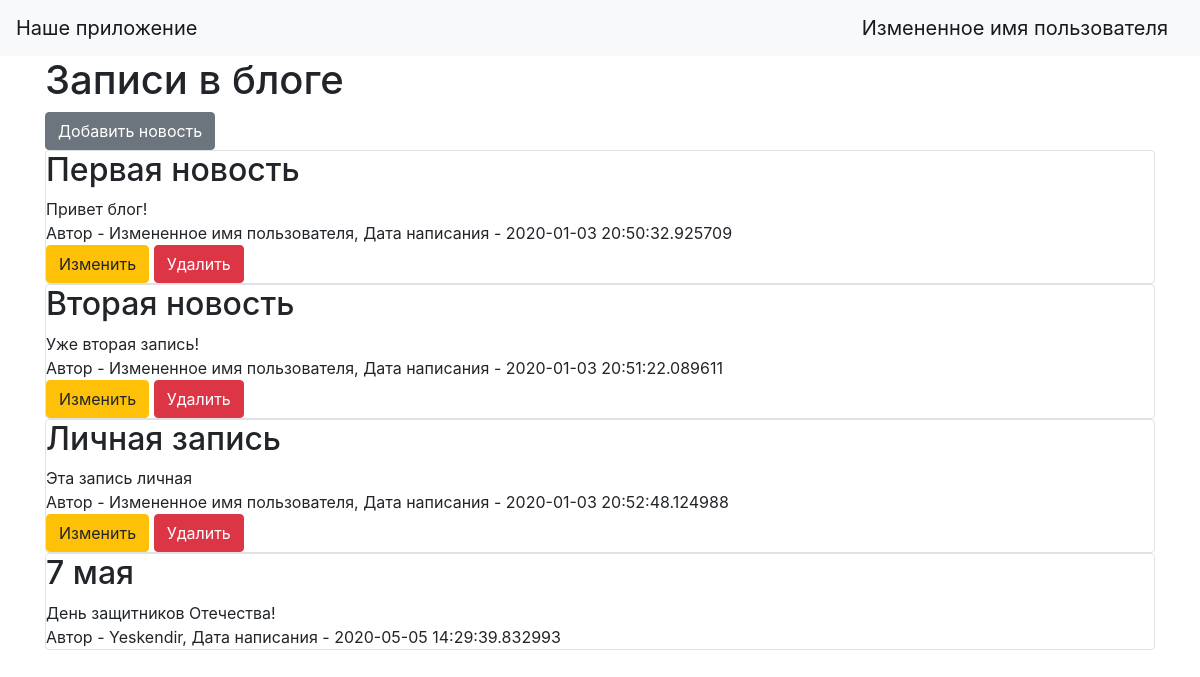
The page / (signed in) on the database its author committed.
### data/users.py (models this page shows, shortened)
class User(SqlAlchemyBase, UserMixin):
    __tablename__ = 'users'
    id = sqlalchemy.Column(sqlalchemy.Integer, primary_key=True, autoincrement=True)
    name = sqlalchemy.Column(sqlalchemy.String, nullable=True)
    about = sqlalchemy.Column(sqlalchemy.String, nullable=True)
    email = sqlalchemy.Column(sqlalchemy.String, index=True, unique=True, nullable=True)
    hashed_password = sqlalchemy.Column(sqlalchemy.String, nullable=True)
    created_date = sqlalchemy.Column(sqlalchemy.DateTime, default=datetime.datetime.now)
    news = orm.relation("News", back_populates='user')

### data/news.py (models this page shows)
class News(SqlAlchemyBase):
    __tablename__ = 'news'
    id = sqlalchemy.Column(sqlalchemy.Integer, primary_key=True, autoincrement=True)
    title = sqlalchemy.Column(sqlalchemy.String, nullable=True)
    content = sqlalchemy.Column(sqlalchemy.String, nullable=True)
    created_date = sqlalchemy.Column(sqlalchemy.DateTime, default=datetime.datetime.now)
    is_private = sqlalchemy.Column(sqlalchemy.Boolean, default=True)
    user_id = sqlalchemy.Column(sqlalchemy.Integer, sqlalchemy.ForeignKey("users.id"))
    user = orm.relation('User')

### main.py (the view)
    @app.route("/")
    def index():
        session = db_session.create_session()
        if current_user.is_authenticated:
            news = session.query(News).filter((News.user == current_user) | (News.is_private != True))
        else:
            news = session.query(News).filter(News.is_private != True)
        return render_template("index.html", news=news)

### data/db_session.py (called while the page is built)
def create_session() -> Session:
    global __factory
    return __factory()

### templates/index.html
{% extends "base.html" %}
{% block content %}
<h1>Записи в блоге</h1>
{% if current_user.is_authenticated %}
        <a href="news" class="btn btn-secondary">Добавить новость</a>
{% endif %}
{% for item in news%}
<div class="col-md6 border rounded">
    <h2>{{item.title}}</h2>
    <div>
        {{item.content}}
    </div>
    <div>
        Автор - {{item.user.name}}, Дата написания - {{item.created_date}}
    {% if current_user.is_authenticated and current_user == item.user %}
    <div>
        <a href="/news/{{ item.id }}" class="btn btn-warning">Изменить</a>
        <a href="/news_delete/{{ item.id }}" class="btn btn-danger">Удалить</a>
    </div>
{% endif %}
    </div>
</div>
{% endfor %}
{% endblock %}

### templates/base.html (shortened to what this page needs)
<!DOCTYPE html>
<html lang="en">
<head>
    <link rel="stylesheet" href="https://stackpath.bootstrapcdn.com/bootstrap/4.4.1/css/bootstrap.min.css">
</head>
  <body>
    <header>
      <nav class="navbar navbar-light bg-light">
        <a class="navbar-brand" href="#">Наше приложение</a>
          {% if current_user.is_authenticated %}
            <a class="navbar-brand" href="/logout">{{ current_user.name }}</a>
        {% else %}
            <p>
                <a class="btn btn-primary " href="/register">Зарегистрироваться</a>
                <a class="btn btn-success" href="/login">Войти</a>
            </p>
        {% endif %}
      </nav>
    </header>
    <main role="main" class="container">
        {% block content %}{% endblock %}
    </main>
  </body>
</html>

### rows shown on the page
User: name "Измененное имя пользователя"
News: title "Первая новость", content "Привет блог!", user.name "Измененное имя пользователя", created_date "2020-01-03 20:50:32.925709"
News: title "Вторая новость", content "Уже вторая запись!", user.name "Измененное имя пользователя", created_date "2020-01-03 20:51:22.089611"
News: title "Личная запись", content "Эта запись личная", user.name "Измененное имя пользователя", created_date "2020-01-03 20:52:48.124988"
News: title "7 мая", content "День защитников Отечества!", user.name "Yeskendir", created_date "2020-05-05 14:29:39.832993"
